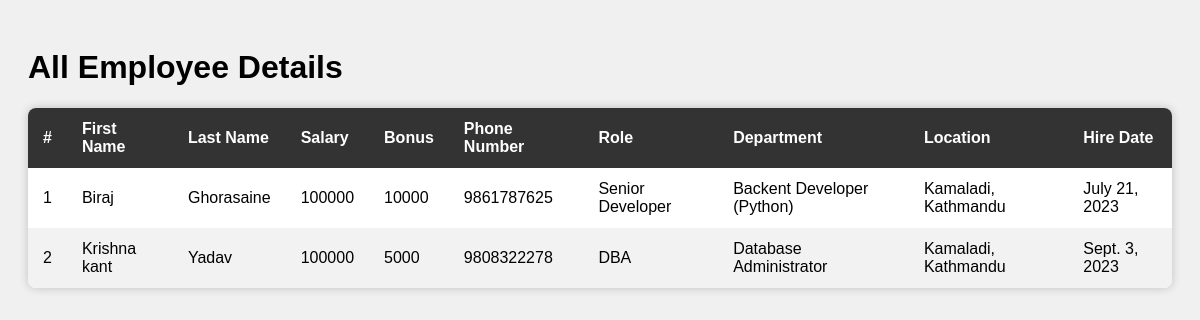
Page /all_emp/ on the committed database.
### employee_app/models.py (models this page shows, shortened)
class Employee(models.Model):
    first_name = models.CharField(max_length=30)
    last_name = models.CharField(max_length=30)
    dept = models.ForeignKey(Department, on_delete=models.CASCADE)
    salary = models.IntegerField(default=0)
    bonus = models.IntegerField(default=0)
    role = models.ForeignKey(Role, on_delete=models.CASCADE)
    phone = models.IntegerField(default=0)
    hire_date = models.DateField()
    def __str__(self):
        return f"{self.first_name} {self.last_name} {self.phone}"

class Role(models.Model):
    name = models.CharField(max_length=100, null=False)

class Department(models.Model):
    name = models.CharField(max_length=100, null=False)
    location = models.CharField(max_length=100)

### employee_app/views.py (the view)
# urls.py: path('all_emp/', views.all_emp, name='all_emp'),
def all_emp(request):
    emps = Employee.objects.all()
    context = {
        'emps': emps
    }
    print(context)
    return render(request, 'view_all_emp.html', context)

### employee_app/templates/view_all_emp.html (shortened to what this page needs)
<!DOCTYPE html>
<html lang="en">
<head>
</head>
<body>
    <div class="container">
        <h1>All Employee Details</h1>
        <div class="table-container">
            <table>
                <thead>
                    <tr>
                        <th scope="col">#</th>
                        <th scope="col">First Name</th>
                        <th scope="col">Last Name</th>
                        <th scope="col">Salary</th>
                        <th scope="col">Bonus</th>
                        <th scope="col">Phone Number</th>
                        <th scope="col">Role</th>
                        <th scope="col">Department</th>
                        <th scope="col">Location</th>
                        <th scope="col">Hire Date</th>
                    </tr>
                </thead>
                <tbody>
                    {% for emp in emps %}
                    <tr>
                        <td data-label="#">{{ emp.id }}</td>
                        <td data-label="First Name">{{ emp.first_name }}</td>
                        <td data-label="Last Name">{{ emp.last_name }}</td>
                        <td data-label="Salary">{{ emp.salary }}</td>
                        <td data-label="Bonus">{{ emp.bonus }}</td>
                        <td data-label="Phone Number">{{ emp.phone }}</td>
                        <td data-label="Role">{{ emp.role.name }}</td>
                        <td data-label="Department">{{ emp.dept.name }}</td>
                        <td data-label="Location">{{ emp.dept.location }}</td>
                        <td data-label="Hire Date">{{ emp.hire_date }}</td>
                    </tr>
                    {% endfor %}
                </tbody>
            </table>
        </div>
    </div>
</body>
</html>

### employee_app/templates/view_all_emp.html (style rules this page uses)
body { font-family: Arial, sans-serif; background-color: #f0f0f0; }
.container { max-width: 100%; margin: 0 auto; padding: 20px; }
.table-container { background-color: #fff; border-radius: 8px; overflow: hidden; box-shadow: 0 0 10px rgba(0, 0, 0, 0.2); }
table { width: 100%; border-collapse: collapse; }
th, td { padding: 12px 15px; text-align: left; }
th { background-color: #333; color: #fff; }
tr:nth-child(even) { background-color: #f2f2f2; }

### rows in the picture
Employee: id "1", first_name "Biraj", last_name "Ghorasaine", salary "100000", bonus "10000", phone "9861787625", role.name "Senior Developer", dept.name "Backent Developer (Python)", dept.location "Kamaladi, Kathmandu", hire_date "July 21, 2023"
Employee: id "2", first_name "Krishna kant", last_name "Yadav", salary "100000", bonus "5000", phone "9808322278", role.name "DBA", dept.name "Database Administrator", dept.location "Kamaladi, Kathmandu", hire_date "Sept. 3, 2023"
